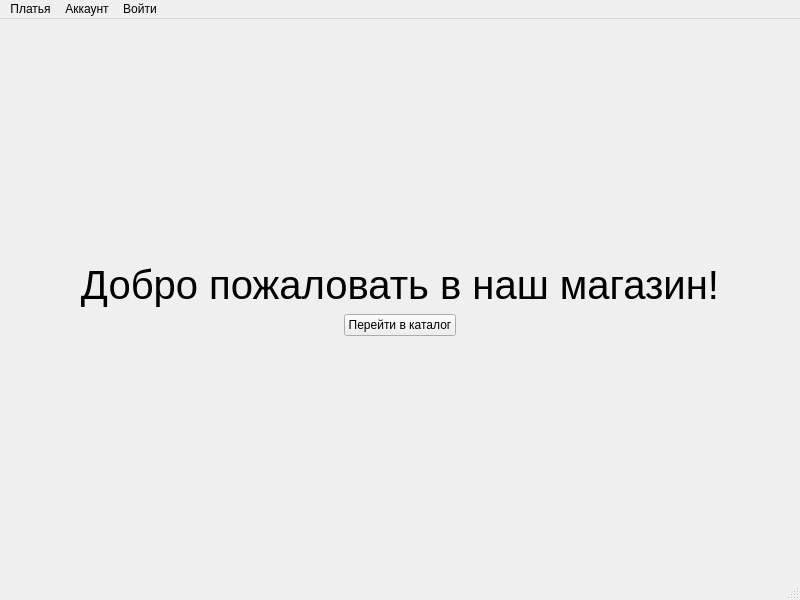
<?xml version="1.0" encoding="UTF-8"?>
<ui version="4.0">
 <class>MainWindow</class>
 <widget class="QMainWindow" name="MainWindow">
  <property name="geometry">
   <rect>
    <x>0</x>
    <y>0</y>
    <width>800</width>
    <height>600</height>
   </rect>
  </property>
  <property name="windowTitle">
   <string>MainWindow</string>
  </property>
  <widget class="QWidget" name="centralwidget">
   <layout class="QGridLayout" name="gridLayout_3">
    <property name="leftMargin">
     <number>0</number>
    </property>
    <property name="topMargin">
     <number>0</number>
    </property>
    <property name="rightMargin">
     <number>0</number>
    </property>
    <property name="bottomMargin">
     <number>0</number>
    </property>
    <item row="0" column="0">
     <widget class="QStackedWidget" name="stackedWidget">
      <widget class="QWidget" name="page_intro">
       <layout class="QGridLayout" name="gridLayout_8">
        <item row="2" column="2">
         <spacer name="horizontalSpacer_3">
          <property name="orientation">
           <enum>Qt::Horizontal</enum>
          </property>
          <property name="sizeHint" stdset="0">
           <size>
            <width>40</width>
            <height>20</height>
           </size>
          </property>
         </spacer>
        </item>
        <item row="3" column="1">
         <spacer name="verticalSpacer_2">
          <property name="orientation">
           <enum>Qt::Vertical</enum>
          </property>
          <property name="sizeHint" stdset="0">
           <size>
            <width>20</width>
            <height>40</height>
           </size>
          </property>
         </spacer>
        </item>
        <item row="2" column="0">
         <spacer name="horizontalSpacer_2">
          <property name="orientation">
           <enum>Qt::Horizontal</enum>
          </property>
          <property name="sizeHint" stdset="0">
           <size>
            <width>40</width>
            <height>20</height>
           </size>
          </property>
         </spacer>
        </item>
        <item row="2" column="1">
         <widget class="QPushButton" name="pushButton_toc">
          <property name="text">
           <string>Перейти в каталог</string>
          </property>
         </widget>
        </item>
        <item row="0" column="1">
         <spacer name="verticalSpacer_3">
          <property name="orientation">
           <enum>Qt::Vertical</enum>
          </property>
          <property name="sizeHint" stdset="0">
           <size>
            <width>20</width>
            <height>40</height>
           </size>
          </property>
         </spacer>
        </item>
        <item row="1" column="0" colspan="3">
         <widget class="QLabel" name="label_2">
          <property name="font">
           <font>
            <pointsize>30</pointsize>
           </font>
          </property>
          <property name="text">
           <string>Добро пожаловать в наш магазин!</string>
          </property>
          <property name="alignment">
           <set>Qt::AlignCenter</set>
          </property>
         </widget>
        </item>
       </layout>
      </widget>
      <widget class="QWidget" name="page_catalog">
       <layout class="QGridLayout" name="gridLayout_2">
        <item row="0" column="0">
         <layout class="QGridLayout" name="gridLayout">
          <item row="1" column="2">
           <widget class="QComboBox" name="comboBox_srch_mtr">
            <item>
             <property name="text">
              <string>Смотреть все</string>
             </property>
            </item>
            <item>
             <property name="text">
              <string>Кружевные</string>
             </property>
            </item>
            <item>
             <property name="text">
              <string>Атлас</string>
             </property>
            </item>
            <item>
             <property name="text">
              <string>Шифон</string>
             </property>
            </item>
            <item>
             <property name="text">
              <string>Фатин</string>
             </property>
            </item>
            <item>
             <property name="text">
              <string>Блестящие</string>
             </property>
            </item>
            <item>
             <property name="text">
              <string>Прозрачные</string>
             </property>
            </item>
            <item>
             <property name="text">
              <string>Другой</string>
             </property>
            </item>
           </widget>
          </item>
          <item row="1" column="1">
           <widget class="QComboBox" name="comboBox_srch_pr">
            <item>
             <property name="text">
              <string>Смотреть все</string>
             </property>
            </item>
            <item>
             <property name="text">
              <string>От 25 000 до 60 000 руб</string>
             </property>
            </item>
            <item>
             <property name="text">
              <string>От 60 000 до 100 000 руб</string>
             </property>
            </item>
            <item>
             <property name="text">
              <string>От 100 000 до 400 000 руб</string>
             </property>
            </item>
           </widget>
          </item>
          <item row="0" column="2">
           <widget class="QLabel" name="label_srch_mtr">
            <property name="font">
             <font>
              <family>Tahoma</family>
              <pointsize>10</pointsize>
              <weight>75</weight>
              <bold>true</bold>
             </font>
            </property>
            <property name="text">
             <string>МАТЕРИАЛ</string>
            </property>
            <property name="alignment">
             <set>Qt::AlignLeading|Qt::AlignLeft|Qt::AlignVCenter</set>
            </property>
           </widget>
          </item>
          <item row="0" column="1">
           <widget class="QLabel" name="label_srch_pr">
            <property name="font">
             <font>
              <family>Tahoma</family>
              <pointsize>10</pointsize>
              <weight>75</weight>
              <bold>true</bold>
             </font>
            </property>
            <property name="text">
             <string>ЦЕНОВАЯ КАТЕГОРИЯ</string>
            </property>
            <property name="alignment">
             <set>Qt::AlignLeading|Qt::AlignLeft|Qt::AlignVCenter</set>
            </property>
           </widget>
          </item>
          <item row="0" column="3">
           <widget class="QLabel" name="label_srch_col">
            <property name="font">
             <font>
              <family>Tahoma</family>
              <pointsize>10</pointsize>
              <weight>75</weight>
              <bold>true</bold>
             </font>
            </property>
            <property name="text">
             <string>ЦВЕТ</string>
            </property>
            <property name="alignment">
             <set>Qt::AlignLeading|Qt::AlignLeft|Qt::AlignVCenter</set>
            </property>
           </widget>
          </item>
          <item row="1" column="3">
           <widget class="QComboBox" name="comboBox_srch_col">
            <item>
             <property name="text">
              <string>Смотреть все</string>
             </property>
            </item>
            <item>
             <property name="text">
              <string>Айвори</string>
             </property>
            </item>
            <item>
             <property name="text">
              <string>Бежевый</string>
             </property>
            </item>
            <item>
             <property name="text">
              <string>Белый</string>
             </property>
            </item>
            <item>
             <property name="text">
              <string>Молочный</string>
             </property>
            </item>
            <item>
             <property name="text">
              <string>Пыльная роза</string>
             </property>
            </item>
            <item>
             <property name="text">
              <string>Другой</string>
             </property>
            </item>
           </widget>
          </item>
          <item row="1" column="0">
           <widget class="QLineEdit" name="lineEdit_srch">
            <property name="sizePolicy">
             <sizepolicy hsizetype="Fixed" vsizetype="Fixed">
              <horstretch>0</horstretch>
              <verstretch>0</verstretch>
             </sizepolicy>
            </property>
            <property name="minimumSize">
             <size>
              <width>200</width>
              <height>0</height>
             </size>
            </property>
           </widget>
          </item>
          <item row="0" column="0">
           <widget class="QLabel" name="label">
            <property name="font">
             <font>
              <family>Tahoma</family>
              <pointsize>10</pointsize>
              <weight>75</weight>
              <bold>true</bold>
             </font>
            </property>
            <property name="text">
             <string>ПОИСК</string>
            </property>
           </widget>
          </item>
         </layout>
        </item>
        <item row="1" column="0">
         <widget class="QTableWidget" name="tableWidget_catalog">
          <property name="horizontalScrollBarPolicy">
           <enum>Qt::ScrollBarAlwaysOff</enum>
          </property>
          <property name="editTriggers">
           <set>QAbstractItemView::NoEditTriggers</set>
          </property>
          <property name="selectionMode">
           <enum>QAbstractItemView::SingleSelection</enum>
          </property>
          <column>
           <property name="text">
            <string>Название</string>
           </property>
          </column>
          <column>
           <property name="text">
            <string>Продавец</string>
           </property>
          </column>
          <column>
           <property name="text">
            <string>Цена</string>
           </property>
          </column>
          <column>
           <property name="text">
            <string>Материал</string>
           </property>
          </column>
          <column>
           <property name="text">
            <string>Цвет</string>
           </property>
          </column>
          <column>
           <property name="text">
            <string/>
           </property>
          </column>
          <column>
           <property name="text">
            <string/>
           </property>
          </column>
         </widget>
        </item>
       </layout>
      </widget>
      <widget class="QWidget" name="page_item"/>
      <widget class="QWidget" name="page_profile">
       <layout class="QGridLayout" name="gridLayout_6">
        <item row="0" column="0">
         <widget class="QWidget" name="widget" native="true">
          <layout class="QGridLayout" name="gridLayout_7">
           <item row="0" column="0">
            <widget class="QLabel" name="label_prf_name">
             <property name="text">
              <string>TextLabel</string>
             </property>
            </widget>
           </item>
           <item row="0" column="1">
            <widget class="QPushButton" name="pushButton_prf_name">
             <property name="text">
              <string>Изменить</string>
             </property>
            </widget>
           </item>
           <item row="1" column="0" colspan="2">
            <widget class="QLabel" name="label_prf_amount">
             <property name="text">
              <string>TextLabel</string>
             </property>
            </widget>
           </item>
           <item row="2" column="0" colspan="2">
            <widget class="QLabel" name="label_prf_r">
             <property name="text">
              <string>TextLabel</string>
             </property>
            </widget>
           </item>
          </layout>
         </widget>
        </item>
        <item row="0" column="1">
         <spacer name="horizontalSpacer">
          <property name="orientation">
           <enum>Qt::Horizontal</enum>
          </property>
          <property name="sizeHint" stdset="0">
           <size>
            <width>40</width>
            <height>20</height>
           </size>
          </property>
         </spacer>
        </item>
        <item row="1" column="0">
         <spacer name="verticalSpacer">
          <property name="orientation">
           <enum>Qt::Vertical</enum>
          </property>
          <property name="sizeHint" stdset="0">
           <size>
            <width>20</width>
            <height>40</height>
           </size>
          </property>
         </spacer>
        </item>
       </layout>
      </widget>
      <widget class="QWidget" name="page_cart">
       <layout class="QGridLayout" name="gridLayout_4">
        <item row="0" column="0">
         <widget class="QTableWidget" name="tableWidget_cart">
          <property name="editTriggers">
           <set>QAbstractItemView::NoEditTriggers</set>
          </property>
          <property name="selectionMode">
           <enum>QAbstractItemView::SingleSelection</enum>
          </property>
          <attribute name="verticalHeaderVisible">
           <bool>false</bool>
          </attribute>
          <column>
           <property name="text">
            <string>Название</string>
           </property>
          </column>
          <column>
           <property name="text">
            <string>Цена</string>
           </property>
          </column>
          <column>
           <property name="text">
            <string>Дата добавления</string>
           </property>
          </column>
          <column>
           <property name="text">
            <string/>
           </property>
          </column>
          <column>
           <property name="text">
            <string/>
           </property>
          </column>
         </widget>
        </item>
        <item row="1" column="0">
         <widget class="QPushButton" name="pushButton_cart">
          <property name="text">
           <string>Купить</string>
          </property>
         </widget>
        </item>
       </layout>
      </widget>
      <widget class="QWidget" name="page_collection">
       <layout class="QGridLayout" name="gridLayout_5">
        <item row="0" column="0">
         <widget class="QTableWidget" name="tableWidget_collection">
          <property name="editTriggers">
           <set>QAbstractItemView::NoEditTriggers</set>
          </property>
          <property name="selectionMode">
           <enum>QAbstractItemView::SingleSelection</enum>
          </property>
          <attribute name="verticalHeaderVisible">
           <bool>false</bool>
          </attribute>
          <column>
           <property name="text">
            <string>Название</string>
           </property>
          </column>
          <column>
           <property name="text">
            <string>Цена</string>
           </property>
          </column>
          <column>
           <property name="text">
            <string>Продавец</string>
           </property>
          </column>
          <column>
           <property name="text">
            <string>Дата покупки</string>
           </property>
          </column>
          <column>
           <property name="text">
            <string/>
           </property>
          </column>
         </widget>
        </item>
       </layout>
      </widget>
     </widget>
    </item>
   </layout>
  </widget>
  <widget class="QMenuBar" name="menubar">
   <property name="geometry">
    <rect>
     <x>0</x>
     <y>0</y>
     <width>800</width>
     <height>19</height>
    </rect>
   </property>
   <property name="font">
    <font>
     <family>Tahoma</family>
    </font>
   </property>
   <widget class="QMenu" name="menu_catalog">
    <property name="font">
     <font>
      <family>Tahoma</family>
     </font>
    </property>
    <property name="title">
     <string>Платья</string>
    </property>
    <widget class="QMenu" name="menu_price">
     <property name="title">
      <string>Ценовая категория</string>
     </property>
     <addaction name="action_25to60"/>
     <addaction name="action_60to100"/>
     <addaction name="action_100to400"/>
    </widget>
    <widget class="QMenu" name="menu_material">
     <property name="title">
      <string>Материал</string>
     </property>
     <addaction name="action_lace"/>
     <addaction name="action_satin"/>
     <addaction name="action_chiffon"/>
     <addaction name="action_fatin"/>
     <addaction name="action_sparkly"/>
     <addaction name="action_transparent"/>
     <addaction name="action_mtrl_other"/>
    </widget>
    <widget class="QMenu" name="menu_color">
     <property name="title">
      <string>Цвет</string>
     </property>
     <addaction name="action_ivory"/>
     <addaction name="action_beige"/>
     <addaction name="action_white"/>
     <addaction name="action_lactic"/>
     <addaction name="action_dusty_rose"/>
     <addaction name="action_col_other"/>
    </widget>
    <addaction name="action_catalog"/>
    <addaction name="menu_price"/>
    <addaction name="menu_material"/>
    <addaction name="menu_color"/>
   </widget>
   <widget class="QMenu" name="menu_account">
    <property name="font">
     <font>
      <family>Tahoma</family>
     </font>
    </property>
    <property name="title">
     <string>Аккаунт</string>
    </property>
    <addaction name="action_profile"/>
    <addaction name="action_history"/>
    <addaction name="action_cart"/>
   </widget>
   <widget class="QMenu" name="menu_login">
    <property name="title">
     <string>Войти</string>
    </property>
    <addaction name="action_login"/>
   </widget>
   <addaction name="menu_catalog"/>
   <addaction name="menu_account"/>
   <addaction name="menu_login"/>
  </widget>
  <widget class="QStatusBar" name="statusbar"/>
  <action name="action_profile">
   <property name="text">
    <string>Мой профиль</string>
   </property>
   <property name="font">
    <font>
     <family>Tahoma</family>
    </font>
   </property>
   <property name="shortcut">
    <string>Ctrl+P</string>
   </property>
  </action>
  <action name="action_history">
   <property name="text">
    <string>Мои покупки</string>
   </property>
   <property name="font">
    <font>
     <family>Tahoma</family>
    </font>
   </property>
   <property name="shortcut">
    <string>Ctrl+H</string>
   </property>
  </action>
  <action name="action_cart">
   <property name="text">
    <string>Моя корзина</string>
   </property>
   <property name="font">
    <font>
     <family>Tahoma</family>
    </font>
   </property>
   <property name="shortcut">
    <string>Ctrl+O</string>
   </property>
  </action>
  <action name="action_catalog">
   <property name="text">
    <string>Смотреть все</string>
   </property>
   <property name="font">
    <font>
     <family>Tahoma</family>
     <weight>75</weight>
     <bold>true</bold>
    </font>
   </property>
  </action>
  <action name="action_25to60">
   <property name="text">
    <string>От 25 000 до 65 000 руб</string>
   </property>
   <property name="font">
    <font>
     <family>Tahoma</family>
    </font>
   </property>
  </action>
  <action name="action_60to100">
   <property name="text">
    <string>От 60 000 до 100 000</string>
   </property>
   <property name="font">
    <font>
     <family>Tahoma</family>
    </font>
   </property>
  </action>
  <action name="action_100to400">
   <property name="text">
    <string>От 100 000 до 400 000</string>
   </property>
   <property name="font">
    <font>
     <family>Tahoma</family>
    </font>
   </property>
  </action>
  <action name="action_login">
   <property name="text">
    <string>Войти в аккаунт</string>
   </property>
   <property name="shortcut">
    <string>Ctrl+L</string>
   </property>
  </action>
  <action name="action_lace">
   <property name="text">
    <string>Кружевные</string>
   </property>
  </action>
  <action name="action_satin">
   <property name="text">
    <string>Атлас</string>
   </property>
  </action>
  <action name="action_chiffon">
   <property name="text">
    <string>Шифон</string>
   </property>
  </action>
  <action name="action_fatin">
   <property name="text">
    <string>Фатин</string>
   </property>
  </action>
  <action name="action_sparkly">
   <property name="text">
    <string>Блестящие</string>
   </property>
  </action>
  <action name="action_transparent">
   <property name="text">
    <string>Прозрачные</string>
   </property>
  </action>
  <action name="action_mtrl_other">
   <property name="text">
    <string>Другой</string>
   </property>
  </action>
  <action name="action_ivory">
   <property name="text">
    <string>Айвори</string>
   </property>
  </action>
  <action name="action_beige">
   <property name="text">
    <string>Бежевый</string>
   </property>
  </action>
  <action name="action_white">
   <property name="text">
    <string>Белый</string>
   </property>
  </action>
  <action name="action_lactic">
   <property name="text">
    <string>Молочный</string>
   </property>
  </action>
  <action name="action_dusty_rose">
   <property name="text">
    <string>Пыльная роза</string>
   </property>
  </action>
  <action name="action_col_other">
   <property name="text">
    <string>Другой</string>
   </property>
  </action>
 </widget>
 <tabstops>
  <tabstop>lineEdit_srch</tabstop>
  <tabstop>comboBox_srch_pr</tabstop>
  <tabstop>comboBox_srch_mtr</tabstop>
  <tabstop>comboBox_srch_col</tabstop>
  <tabstop>tableWidget_catalog</tabstop>
  <tabstop>pushButton_prf_name</tabstop>
  <tabstop>tableWidget_cart</tabstop>
  <tabstop>pushButton_cart</tabstop>
  <tabstop>tableWidget_collection</tabstop>
 </tabstops>
 <resources/>
 <connections/>
</ui>
